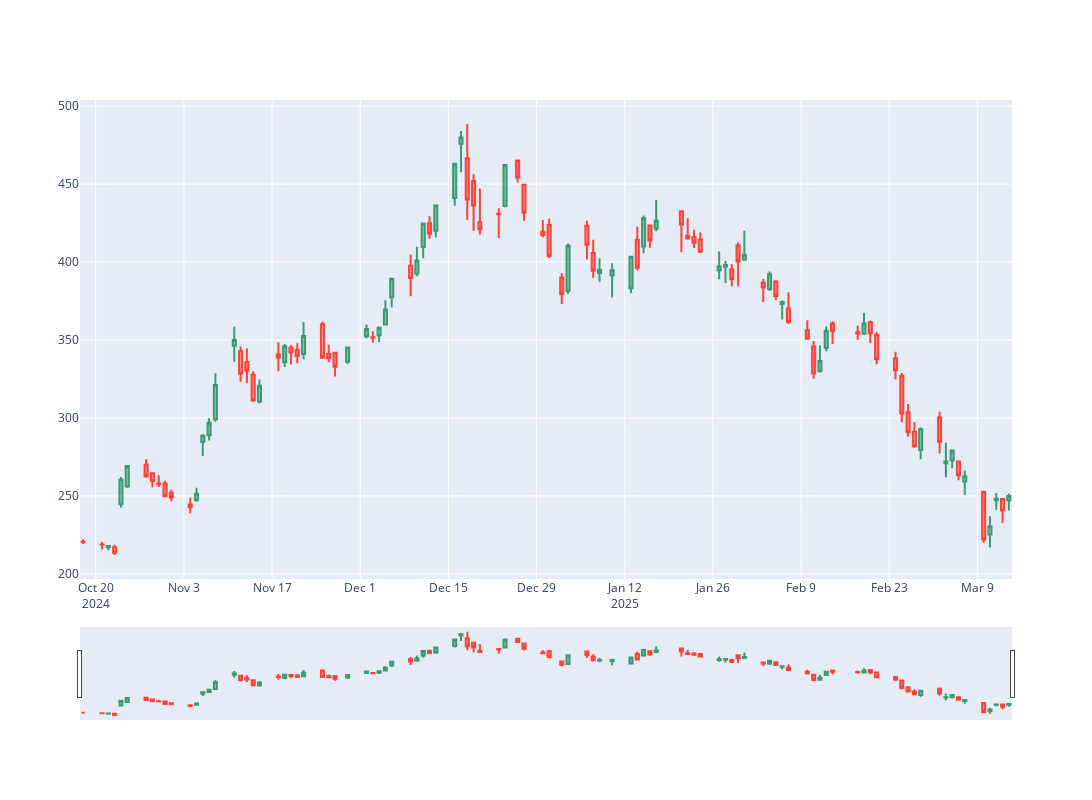

Notebook source saved alongside this figure:
### Code cell
fig2 = client.candlestick_chart(df2)
fig2.show()
